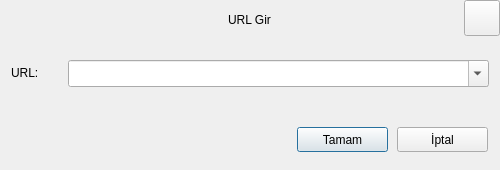
<?xml version="1.0" encoding="UTF-8"?>
<ui version="4.0">
 <class>InputURL</class>
 <widget class="QDialog" name="InputURL">
  <property name="geometry">
   <rect>
    <x>0</x>
    <y>0</y>
    <width>500</width>
    <height>170</height>
   </rect>
  </property>
  <property name="minimumSize">
   <size>
    <width>0</width>
    <height>0</height>
   </size>
  </property>
  <property name="maximumSize">
   <size>
    <width>16777215</width>
    <height>16777215</height>
   </size>
  </property>
  <property name="windowTitle">
   <string>URL Gir</string>
  </property>
  <widget class="QPushButton" name="okBtn">
   <property name="geometry">
    <rect>
     <x>297</x>
     <y>127</y>
     <width>91</width>
     <height>25</height>
    </rect>
   </property>
   <property name="text">
    <string>Tamam</string>
   </property>
  </widget>
  <widget class="QPushButton" name="cancelBtn">
   <property name="geometry">
    <rect>
     <x>397</x>
     <y>127</y>
     <width>91</width>
     <height>25</height>
    </rect>
   </property>
   <property name="text">
    <string>İptal</string>
   </property>
  </widget>
  <widget class="QPushButton" name="closeBtn">
   <property name="geometry">
    <rect>
     <x>464</x>
     <y>0</y>
     <width>36</width>
     <height>36</height>
    </rect>
   </property>
   <property name="text">
    <string/>
   </property>
  </widget>
  <widget class="QLabel" name="title_label">
   <property name="geometry">
    <rect>
     <x>154</x>
     <y>10</y>
     <width>191</width>
     <height>20</height>
    </rect>
   </property>
   <property name="text">
    <string>URL Gir</string>
   </property>
   <property name="alignment">
    <set>Qt::AlignCenter</set>
   </property>
  </widget>
  <widget class="QComboBox" name="url_edit">
   <property name="geometry">
    <rect>
     <x>68</x>
     <y>60</y>
     <width>421</width>
     <height>27</height>
    </rect>
   </property>
   <property name="sizePolicy">
    <sizepolicy hsizetype="MinimumExpanding" vsizetype="Fixed">
     <horstretch>0</horstretch>
     <verstretch>0</verstretch>
    </sizepolicy>
   </property>
   <property name="editable">
    <bool>true</bool>
   </property>
   <property name="sizeAdjustPolicy">
    <enum>QComboBox::AdjustToMinimumContentsLength</enum>
   </property>
  </widget>
  <widget class="QLabel" name="label">
   <property name="geometry">
    <rect>
     <x>11</x>
     <y>57</y>
     <width>51</width>
     <height>31</height>
    </rect>
   </property>
   <property name="text">
    <string>URL:</string>
   </property>
   <property name="buddy">
    <cstring>url_edit</cstring>
   </property>
  </widget>
 </widget>
 <resources/>
 <connections/>
</ui>
